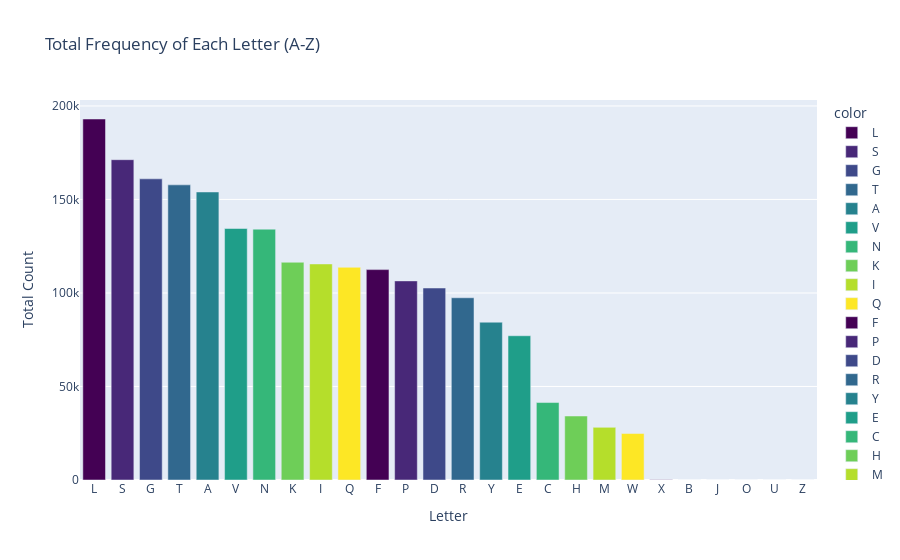

Notebook code for this chart:
### Markdown cell above
### 1. Bar Plot of Total Letter Frequencies Across Dataset

### Code cell
letter_columns = [col for col in df.columns if col != 'Label']
total_counts = df[letter_columns].sum().sort_values(ascending=False)

fig = px.bar(
    x=total_counts.index,
    y=total_counts.values,
    labels={'x': 'Letter', 'y': 'Total Count'},
    title='Total Frequency of Each Letter (A-Z)',
    color=total_counts.index,
    color_discrete_sequence=px.colors.sequential.Viridis
)
fig.show()

### Figure 1 — Plotly figure (JSON) as saved in the notebook; plotly's stock layout.template omitted (floating-point values rounded to 4 significant figures)
{"data": [{"hovertemplate": "color=L<br>Letter=%{x}<br>Total Count=%{y}<extra></extra>", "legendgroup": "L", "marker": {"color": "#440154", "pattern": {"shape": ""}}, "name": "L", "orientation": "v", "showlegend": true, "textposition": "auto", "type": "bar", "x": ["L"], "xaxis": "x", "y": [193016], "yaxis": "y"}, {"hovertemplate": "color=S<br>Letter=%{x}<br>Total Count=%{y}<extra></extra>", "legendgroup": "S", "marker": {"color": "#482878", "pattern": {"shape": ""}}, "name": "S", "orientation": "v", "showlegend": true, "textposition": "auto", "type": "bar", "x": ["S"], "xaxis": "x", "y": [171255], "yaxis": "y"}, {"hovertemplate": "color=G<br>Letter=%{x}<br>Total Count=%{y}<extra></extra>", "legendgroup": "G", "marker": {"color": "#3e4989", "pattern": {"shape": ""}}, "name": "G", "orientation": "v", "showlegend": true, "textposition": "auto", "type": "bar", "x": ["G"], "xaxis": "x", "y": [161027], "yaxis": "y"}, {"hovertemplate": "color=T<br>Letter=%{x}<br>Total Count=%{y}<extra></extra>", "legendgroup": "T", "marker": {"color": "#31688e", "pattern": {"shape": ""}}, "name": "T", "orientation": "v", "showlegend": true, "textposition": "auto", "type": "bar", "x": ["T"], "xaxis": "x", "y": [157804], "yaxis": "y"}, {"hovertemplate": "color=A<br>Letter=%{x}<br>Total Count=%{y}<extra></extra>", "legendgroup": "A", "marker": {"color": "#26828e", "pattern": {"shape": ""}}, "name": "A", "orientation": "v", "showlegend": true, "textposition": "auto", "type": "bar", "x": ["A"], "xaxis": "x", "y": [154000], "yaxis": "y"}, {"hovertemplate": "color=V<br>Letter=%{x}<br>Total Count=%{y}<extra></extra>", "legendgroup": "V", "marker": {"color": "#1f9e89", "pattern": {"shape": ""}}, "name": "V", "orientation": "v", "showlegend": true, "textposition": "auto", "type": "bar", "x": ["V"], "xaxis": "x", "y": [134467], "yaxis": "y"}, {"hovertemplate": "color=N<br>Letter=%{x}<br>Total Count=%{y}<extra></extra>", "legendgroup": "N", "marker": {"color": "#35b779", "pattern": {"shape": ""}}, "name": "N", "orientation": "v", "showlegend": true, "textposition": "auto", "type": "bar", "x": ["N"], "xaxis": "x", "y": [134110], "yaxis": "y"}, {"hovertemplate": "color=K<br>Letter=%{x}<br>Total Count=%{y}<extra></extra>", "legendgroup": "K", "marker": {"color": "#6ece58", "pattern": {"shape": ""}}, "name": "K", "orientation": "v", "showlegend": true, "textposition": "auto", "type": "bar", "x": ["K"], "xaxis": "x", "y": [116432], "yaxis": "y"}, {"hovertemplate": "color=I<br>Letter=%{x}<br>Total Count=%{y}<extra></extra>", "legendgroup": "I", "marker": {"color": "#b5de2b", "pattern": {"shape": ""}}, "name": "I", "orientation": "v", "showlegend": true, "textposition": "auto", "type": "bar", "x": ["I"], "xaxis": "x", "y": [115517], "yaxis": "y"}, {"hovertemplate": "color=Q<br>Letter=%{x}<br>Total Count=%{y}<extra></extra>", "legendgroup": "Q", "marker": {"color": "#fde725", "pattern": {"shape": ""}}, "name": "Q", "orientation": "v", "showlegend": true, "textposition": "auto", "type": "bar", "x": ["Q"], "xaxis": "x", "y": [113727], "yaxis": "y"}, {"hovertemplate": "color=F<br>Letter=%{x}<br>Total Count=%{y}<extra></extra>", "legendgroup": "F", "marker": {"color": "#440154", "pattern": {"shape": ""}}, "name": "F", "orientation": "v", "showlegend": true, "textposition": "auto", "type": "bar", "x": ["F"], "xaxis": "x", "y": [112487], "yaxis": "y"}, {"hovertemplate": "color=P<br>Letter=%{x}<br>Total Count=%{y}<extra></extra>", "legendgroup": "P", "marker": {"color": "#482878", "pattern": {"shape": ""}}, "name": "P", "orientation": "v", "showlegend": true, "textposition": "auto", "type": "bar", "x": ["P"], "xaxis": "x", "y": [106462], "yaxis": "y"}, {"hovertemplate": "color=D<br>Letter=%{x}<br>Total Count=%{y}<extra></extra>", "legendgroup": "D", "marker": {"color": "#3e4989", "pattern": {"shape": ""}}, "name": "D", "orientation": "v", "showlegend": true, "textposition": "auto", "type": "bar", "x": ["D"], "xaxis": "x", "y": [102646], "yaxis": "y"}, {"hovertemplate": "color=R<br>Letter=%{x}<br>Total Count=%{y}<extra></extra>", "legendgroup": "R", "marker": {"color": "#31688e", "pattern": {"shape": ""}}, "name": "R", "orientation": "v", "showlegend": true, "textposition": "auto", "type": "bar", "x": ["R"], "xaxis": "x", "y": [97430], "yaxis": "y"}, {"hovertemplate": "color=Y<br>Letter=%{x}<br>Total Count=%{y}<extra></extra>", "legendgroup": "Y", "marker": {"color": "#26828e", "pattern": {"shape": ""}}, "name": "Y", "orientation": "v", "showlegend": true, "textposition": "auto", "type": "bar", "x": ["Y"], "xaxis": "x", "y": [84378], "yaxis": "y"}, {"hovertemplate": "color=E<br>Letter=%{x}<br>Total Count=%{y}<extra></extra>", "legendgroup": "E", "marker": {"color": "#1f9e89", "pattern": {"shape": ""}}, "name": "E", "orientation": "v", "showlegend": true, "textposition": "auto", "type": "bar", "x": ["E"], "xaxis": "x", "y": [77128], "yaxis": "y"}, {"hovertemplate": "color=C<br>Letter=%{x}<br>Total Count=%{y}<extra></extra>", "legendgroup": "C", "marker": {"color": "#35b779", "pattern": {"shape": ""}}, "name": "C", "orientation": "v", "showlegend": true, "textposition": "auto", "type": "bar", "x": ["C"], "xaxis": "x", "y": [41418], "yaxis": "y"}, {"hovertemplate": "color=H<br>Letter=%{x}<br>Total Count=%{y}<extra></extra>", "legendgroup": "H", "marker": {"color": "#6ece58", "pattern": {"shape": ""}}, "name": "H", "orientation": "v", "showlegend": true, "textposition": "auto", "type": "bar", "x": ["H"], "xaxis": "x", "y": [34221], "yaxis": "y"}, {"hovertemplate": "color=M<br>Letter=%{x}<br>Total Count=%{y}<extra></extra>", "legendgroup": "M", "marker": {"color": "#b5de2b", "pattern": {"shape": ""}}, "name": "M", "orientation": "v", "showlegend": true, "textposition": "auto", "type": "bar", "x": ["M"], "xaxis": "x", "y": [28153], "yaxis": "y"}, {"hovertemplate": "color=W<br>Letter=%{x}<br>Total Count=%{y}<extra></extra>", "legendgroup": "W", "marker": {"color": "#fde725", "pattern": {"shape": ""}}, "name": "W", "orientation": "v", "showlegend": true, "textposition": "auto", "type": "bar", "x": ["W"], "xaxis": "x", "y": [24846], "yaxis": "y"}, {"hovertemplate": "color=X<br>Letter=%{x}<br>Total Count=%{y}<extra></extra>", "legendgroup": "X", "marker": {"color": "#440154", "pattern": {"shape": ""}}, "name": "X", "orientation": "v", "showlegend": true, "textposition": "auto", "type": "bar", "x": ["X"], "xaxis": "x", "y": [147], "yaxis": "y"}, {"hovertemplate": "color=B<br>Letter=%{x}<br>Total Count=%{y}<extra></extra>", "legendgroup": "B", "marker": {"color": "#482878", "pattern": {"shape": ""}}, "name": "B", "orientation": "v", "showlegend": true, "textposition": "auto", "type": "bar", "x": ["B"], "xaxis": "x", "y": [0], "yaxis": "y"}, {"hovertemplate": "color=J<br>Letter=%{x}<br>Total Count=%{y}<extra></extra>", "legendgroup": "J", "marker": {"color": "#3e4989", "pattern": {"shape": ""}}, "name": "J", "orientation": "v", "showlegend": true, "textposition": "auto", "type": "bar", "x": ["J"], "xaxis": "x", "y": [0], "yaxis": "y"}, {"hovertemplate": "color=O<br>Letter=%{x}<br>Total Count=%{y}<extra></extra>", "legendgroup": "O", "marker": {"color": "#31688e", "pattern": {"shape": ""}}, "name": "O", "orientation": "v", "showlegend": true, "textposition": "auto", "type": "bar", "x": ["O"], "xaxis": "x", "y": [0], "yaxis": "y"}, {"hovertemplate": "color=U<br>Letter=%{x}<br>Total Count=%{y}<extra></extra>", "legendgroup": "U", "marker": {"color": "#26828e", "pattern": {"shape": ""}}, "name": "U", "orientation": "v", "showlegend": true, "textposition": "auto", "type": "bar", "x": ["U"], "xaxis": "x", "y": [0], "yaxis": "y"}, {"hovertemplate": "color=Z<br>Letter=%{x}<br>Total Count=%{y}<extra></extra>", "legendgroup": "Z", "marker": {"color": "#1f9e89", "pattern": {"shape": ""}}, "name": "Z", "orientation": "v", "showlegend": true, "textposition": "auto", "type": "bar", "x": ["Z"], "xaxis": "x", "y": [0], "yaxis": "y"}], "layout": {"barmode": "relative", "legend": {"title": {"text": "color"}, "tracegroupgap": 0}, "title": {"text": "Total Frequency of Each Letter (A-Z)"}, "xaxis": {"anchor": "y", "domain": [0, 1], "title": {"text": "Letter"}}, "yaxis": {"anchor": "x", "domain": [0, 1], "title": {"text": "Total Count"}}}}
